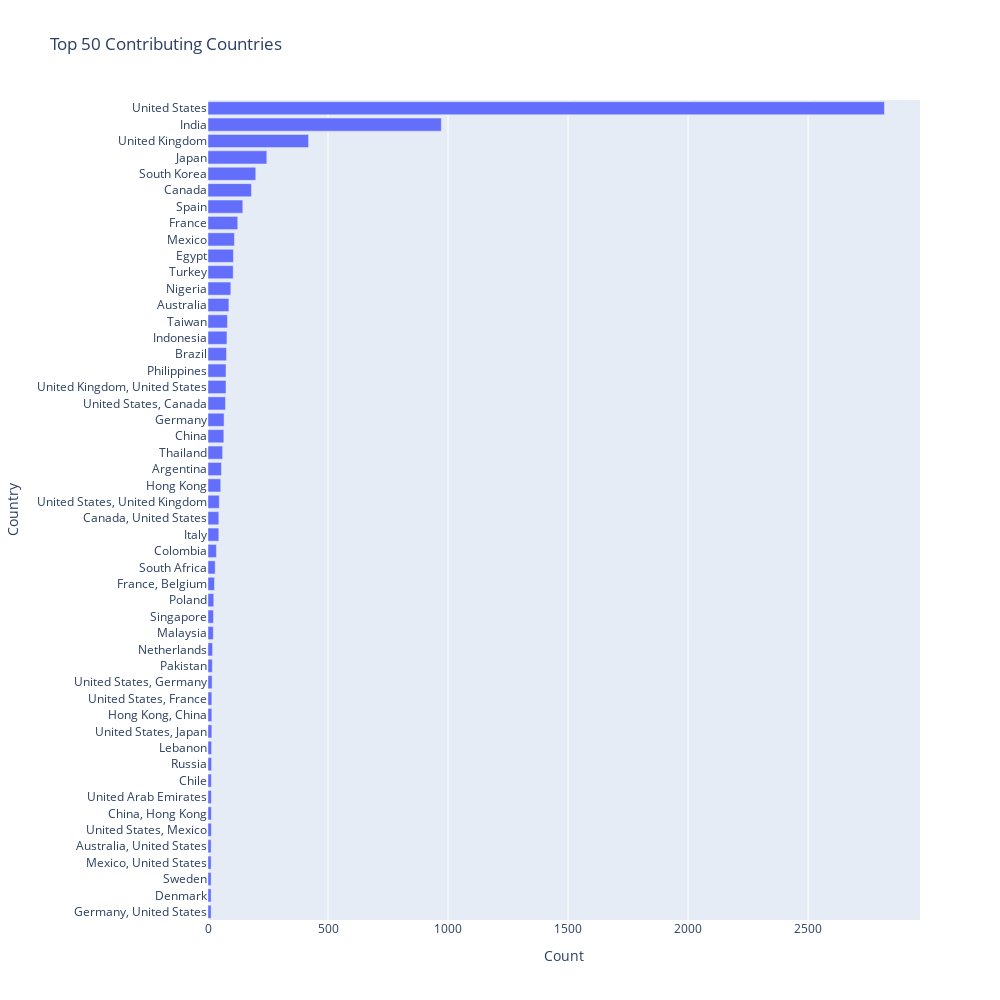

Notebook source saved alongside this figure:
### Code cell
plt.figure(figsize=(15,10))
fig = px.bar(top_50_contributing_countries.sort_values(by=['Count']), y='Country', x='Count', width=1000, height=1000, title='Top 50 Contributing Countries')
fig.show()

### Figure 1 — Plotly figure (JSON) as saved in the notebook; plotly's stock layout.template omitted (floating-point values rounded to 4 significant figures)
{"data": [{"alignmentgroup": "True", "hovertemplate": "Count=%{x}<br>Country=%{y}<extra></extra>", "legendgroup": "", "marker": {"color": "#636efa", "pattern": {"shape": ""}}, "name": "", "offsetgroup": "", "orientation": "h", "showlegend": false, "textposition": "auto", "type": "bar", "x": [13, 13, 13, 13, 13, 14, 14, 14, 14, 15, 15, 16, 16, 16, 17, 18, 19, 22, 23, 24, 27, 30, 35, 45, 45, 47, 53, 56, 61, 66, 67, 73, 75, 75, 77, 79, 81, 87, 95, 105, 106, 110, 124, 145, 181, 199, 245, 419, 972, 2818], "xaxis": "x", "y": ["Germany, United States", "Denmark", "Sweden", "Mexico, United States", "Australia, United States", "United States, Mexico", "China, Hong Kong", "United Arab Emirates", "Chile", "Russia", "Lebanon", "United States, Japan", "Hong Kong, China", "United States, France", "United States, Germany", "Pakistan", "Netherlands", "Malaysia", "Singapore", "Poland", "France, Belgium", "South Africa", "Colombia", "Italy", "Canada, United States", "United States, United Kingdom", "Hong Kong", "Argentina", "Thailand", "China", "Germany", "United States, Canada", "United Kingdom, United States", "Philippines", "Brazil", "Indonesia", "Taiwan", "Australia", "Nigeria", "Turkey", "Egypt", "Mexico", "France", "Spain", "Canada", "South Korea", "Japan", "United Kingdom", "India", "United States"], "yaxis": "y"}], "layout": {"barmode": "relative", "height": 1000, "legend": {"tracegroupgap": 0}, "title": {"text": "Top 50 Contributing Countries"}, "width": 1000, "xaxis": {"anchor": "y", "domain": [0, 1], "title": {"text": "Count"}}, "yaxis": {"anchor": "x", "domain": [0, 1], "title": {"text": "Country"}}}}
